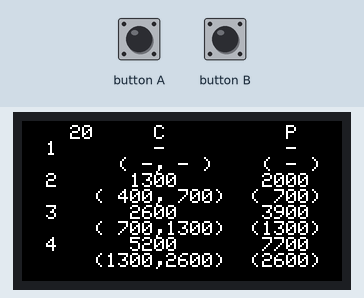
Bench run of a sketch on a simulated ESP32. On the bench: 160×80 colour display. The test bench sets the inputs (shaded band).

Above: at 1.3 s.
1.4 s: button A pressed for 0.15 s
At 2.6 s:
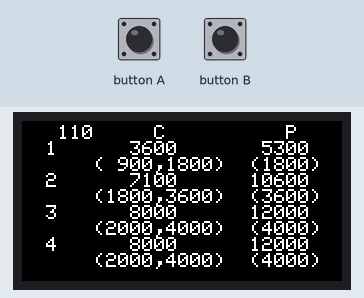
Timing chart, 0 to 4.4 s (numbered marks = the images above; inputs shaded):
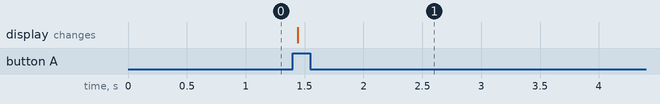

The sketch:

mahjong-score.ino
```cpp
#include <M5StickC.h>

void displayScore(int hu);
int calScore(int hu, int han, bool isChild);

int cnt = -1;
bool isHomeButtonState = HIGH;
bool isRstButtonState = HIGH;

void setup() {
  // put your setup code here, to run once:
  M5.begin();
  M5.Lcd.setRotation(1);
  M5.Lcd.fillScreen(BLACK);
  M5.Lcd.setTextSize(1);
  M5.Lcd.printf("\n\n\n          Mahjong\n");
  M5.Lcd.printf("           Score\n\n\n");
  M5.Lcd.print("      PRESS ANY BUTTON");

  pinMode(M5_BUTTON_HOME, INPUT);
  pinMode(M5_BUTTON_RST, INPUT);
}

void loop() {
  // put your main code here, to run repeatedly:
  if (digitalRead(M5_BUTTON_HOME) == LOW) {
    if (isHomeButtonState == HIGH) {
      isHomeButtonState = LOW;

      cnt++;
      if (cnt > 9) {
       cnt = 0;
      }
      displayScore(20 + cnt * 10);
    }
  } else if (digitalRead(M5_BUTTON_RST) == LOW) {
    if (isRstButtonState == HIGH) {
      isRstButtonState = LOW;

      cnt--;
      if (cnt == -2) {
        cnt = 0;
      } else if (cnt < 0) {
        cnt = 9;
      }
      displayScore(20 + cnt * 10);
    }
  } else {
    isHomeButtonState = HIGH;
    isRstButtonState = HIGH;
  }
}

void displayScore(int hu) {
  M5.Lcd.fillScreen(BLACK);
  M5.Lcd.setCursor(0, 2);
  M5.Lcd.printf("%6d     C          P\n", hu);
  int i;
  for (i = 1; i < 5; i++) {
    M5.Lcd.printf("%3d", i);
    if (hu == 20 && i == 1) {
      M5.Lcd.print("        -");
      M5.Lcd.println("          -");
      M5.Lcd.print("      ");
      M5.Lcd.print("  ( -, - )  ");
      M5.Lcd.println("  ( - )");
    } else {
      M5.Lcd.printf("%10d", calScore(hu, i, true));
      M5.Lcd.printf("%11d\n", calScore(hu, i, false));
      M5.Lcd.print("      ");
      M5.Lcd.printf("(%4d,%4d)  ", (int)(ceil(calScore(hu, i, true) / 400.0) * 100), (int)(ceil(calScore(hu, i, true) / 200.0) * 100));
      M5.Lcd.printf("(%4d)\n", (int)(ceil(calScore(hu, i, false) / 300.0) * 100));
    }
  }
}

int calScore(int hu, int han, bool isChild) {
  int score = hu * pow(2, han + 2);
  if (isChild == true) {
    score = 4 * score;
  } else {
    score = 6 * score;
  }

  score = (int)ceil(score / 100.0) * 100;

  if (isChild == true && score >= 8000) {
    score = 8000;
  } else if (isChild == false && score >= 12000) {
    score = 12000;
  }

  return score;
}
```

Measured:
- after the input at 1.4 s, the display: changes at once (image 1)
